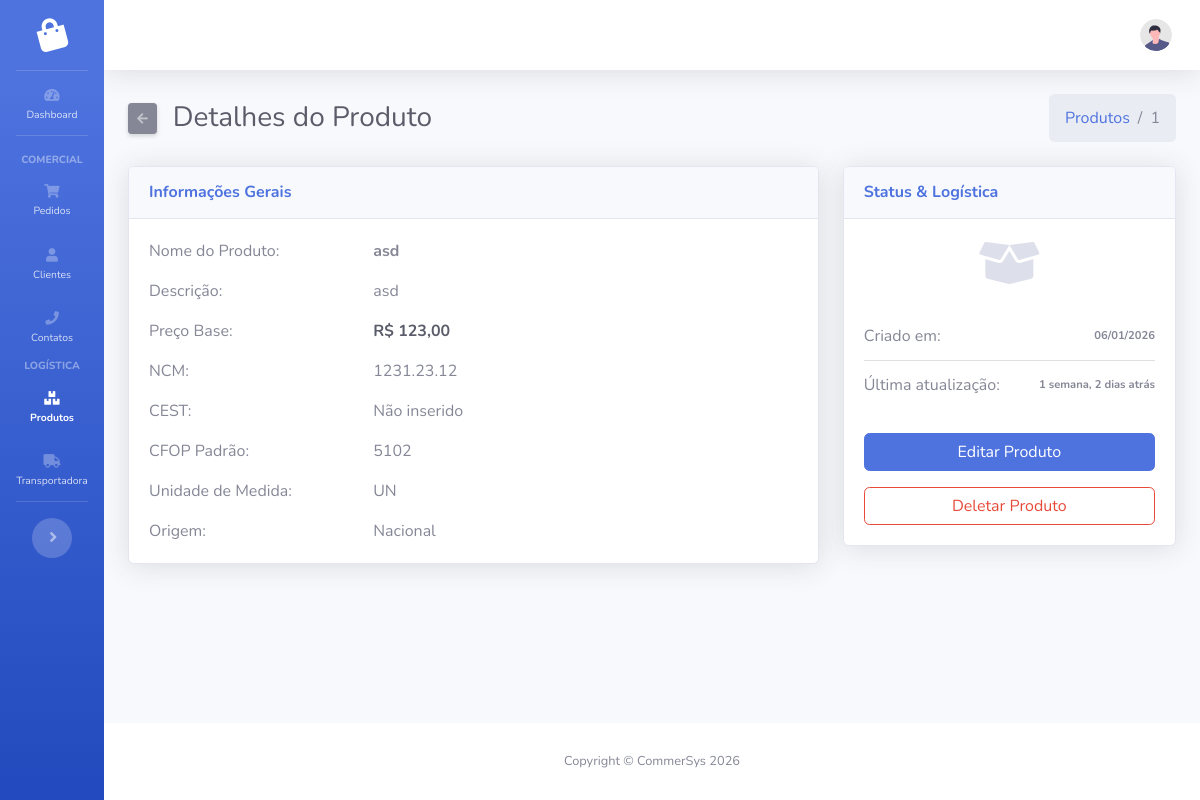
/logistica/produtos/1/, run on the app's committed database.
### logistica/models.py (models this page shows, shortened)
class Produto(models.Model):
    ORIGEM_CHOICES = [
        (0, "Nacional"),
        (1, "Estrangeira - Importação direta"),
        (2, "Estrangeira - Adquirida no mercado interno"),
    ]
    MEDIDA_CHOICES = [(0, "UN"), (1, "KG"), (2, "PC"), (3, "L")]
    nome = models.CharField(max_length=100)
    descricao = models.CharField(max_length=100, blank=True, null=True)
    preco_base = models.DecimalField(max_digits=10, decimal_places=2)
    ncm = models.CharField(max_length=10)
    cest = models.CharField(max_length=7, blank=True, null=True)
    cfop_padrao = models.CharField(max_length=4, default="5102")
    unidade_medida = models.IntegerField(choices=MEDIDA_CHOICES, default=0)
    origem = models.IntegerField(choices=ORIGEM_CHOICES, default=0)
    created_at = models.DateTimeField(auto_now_add=True)
    updated_at = models.DateTimeField(auto_now=True)

### logistica/views.py (the view)
# urls.py: path('produtos/<int:pk>/', views.ProdutoDetailView.as_view(), name='produto_detail'),
class ProdutoDetailView(DetailView):
    model = Produto
    template_name = "logistica/produto_detail.html"
    context_object_name = "produto"

### logistica/templates/logistica/produto_detail.html (shortened to what this page needs)
{% extends 'base.html' %}
{% load humanize %}
{% block content %}
    <div class="d-sm-flex align-items-center justify-content-between mb-4">
        <div class="d-flex align-items-center">
            <a href="{% url 'logistica:produtos' %}"
               class="btn btn-sm btn-secondary shadow-sm mr-3">
                <i class="fas fa-arrow-left fa-sm text-white-50"></i>
            </a>
            <h1 class="h3 mb-0 text-gray-800">Detalhes do Produto</h1>
        </div>
        <nav aria-label="breadcrumb" class="d-none d-md-inline-block">
            <ol class="breadcrumb mb-0">
                <li class="breadcrumb-item">
                    <a href="{% url 'logistica:produtos' %}">Produtos</a>
                </li>
                <li class="breadcrumb-item active" aria-current="page">{{ produto.id }}</li>
            </ol>
        </nav>
    </div>
    <div class="row">
        <div class="col-lg-8">
            <div class="card shadow mb-4">
                <div class="card-header py-3 d-flex flex-row align-items-center justify-content-between">
                    <h6 class="m-0 font-weight-bold text-primary">Informações Gerais</h6>
                </div>
                <div class="card-body">
                    <div class="row mb-3">
                        <div class="col-sm-4 text-muted">Nome do Produto:</div>
                        <div class="col-sm-8 font-weight-bold">{{ produto.nome|default_if_none:'Não inserido' }}</div>
                    </div>
                    <div class="row mb-3">
                        <div class="col-sm-4 text-muted">Descrição:</div>
                        <div class="col-sm-8">{{ produto.descricao|default_if_none:'Não inserido' }}</div>
                    </div>
                    <div class="row mb-3">
                        <div class="col-sm-4 text-muted">Preço Base:</div>
                        <div class="col-sm-8 font-weight-bold text-dark">R$ {{ produto.preco_base|intcomma|default_if_none:'0,00' }}</div>
                    </div>
                    <div class="row mb-3">
                        <div class="col-sm-4 text-muted">NCM:</div>
                        <div class="col-sm-8">{{ produto.ncm|default_if_none:'Não inserido' }}</div>
                    </div>
                    <div class="row mb-3">
                        <div class="col-sm-4 text-muted">CEST:</div>
                        <div class="col-sm-8">{{ produto.cest|default_if_none:'Não inserido' }}</div>
                    </div>
                    <div class="row mb-3">
                        <div class="col-sm-4 text-muted">CFOP Padrão:</div>
                        <div class="col-sm-8">{{ produto.cfop_padrao|default_if_none:'Não inserido' }}</div>
                    </div>
                    <div class="row mb-3">
                        <div class="col-sm-4 text-muted">Unidade de Medida:</div>
                        <div class="col-sm-8">{{ produto.get_unidade_medida_display|default_if_none:'Não inserido' }}</div>
                    </div>
                    <div class="row">
                        <div class="col-sm-4 text-muted">Origem:</div>
                        <div class="col-sm-8">{{ produto.get_origem_display|default_if_none:'Não inserido' }}</div>
                    </div>
                </div>
            </div>
        </div>
        <div class="col-lg-4">
            <div class="card shadow mb-4">
                <div class="card-header py-3">
                    <h6 class="m-0 font-weight-bold text-primary">Status & Logística</h6>
                </div>
                <div class="card-body">
                    <div class="text-center mb-4">
                        <i class="fas fa-box-open fa-3x text-gray-300"></i>
                    </div>
                    <ul class="list-group list-group-flush">
                        <li class="list-group-item d-flex justify-content-between align-items-center px-0">
                            Criado em:
                            <span class="text-xs font-weight-bold">{{ produto.created_at|date:"d/m/Y" }}</span>
                        </li>
                        <li class="list-group-item d-flex justify-content-between align-items-center px-0">
                            Última atualização:
                            <span class="text-xs font-weight-bold">{{ produto.updated_at|timesince }} atrás</span>
                        </li>
                    </ul>
                    <div class="mt-4">
                        <a href="{% url 'logistica:produto_edit' produto.id %}"
                           class="btn btn-primary btn-block btn-icon-split mb-2">
                            <span class="text">Editar Produto</span>
                        </a>
                        <button type="button"
                                class="btn btn-outline-danger btn-block"
                                data-toggle="modal"
                                data-target="#deleteModal">Deletar Produto</button>
                    </div>
                </div>
            </div>
        </div>
    </div>
{% endblock %}

### data on the page
Produto: id "1", nome "asd", descricao "asd", preco_base "123,00", ncm "1231.23.12", cest "Não inserido", cfop_padrao "5102", unidade_medida "UN", origem "Nacional", created_at "06/01/2026", updated_at "1 semana, 2 dias"
